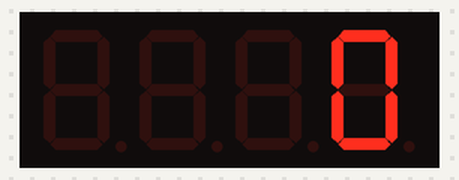
Recording of a sketch running on a simulated Arduino Uno, built with avr-gcc and run on an emulated ATmega328P. Shown: 4-digit seven-segment display.

Above: at 0.1 s.
At 4.2 s:
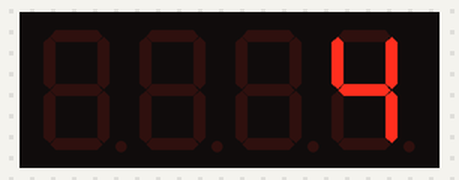
At 9.3 s:
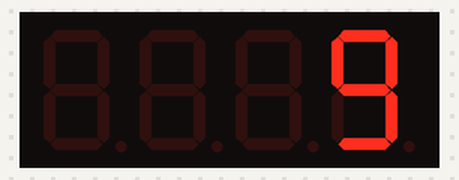
At 19.5 s:
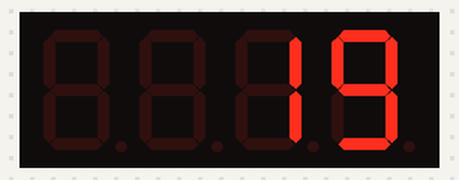
At 28.7 s:
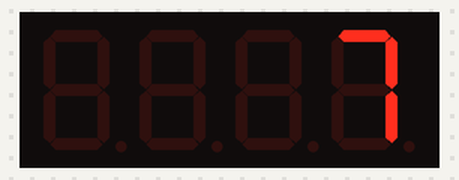
At 38.9 s:
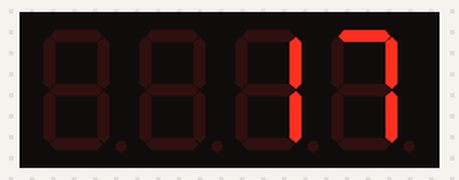

The sketch:

clock1_copy_20261025170412.ino
```cpp
#include <Arduino.h>
#include <TM1637Display.h>

// define the CLK and DIO
#define CLK 2
#define DIO 3

TM1637Display display(CLK, DIO);
// define the time
#define TEST_DELAY 15000
uint8_t allDigits[] = {0xff, 0xff, 0xff, 0xff};
uint8_t blank[] ={0x0, 0x0, 0x0, 0x0};

void setup() {

  display.setBrightness(0x0f);
}

void loop() {
 /* display.setSegments(blank);
  display.showNumberDec(125, false, 3,1);
  delay(TEST_DELAY);
  */
  for(int i=0; i<=20; i++){
    display.showNumberDec(i);
     delay(1000);
  }


/* for(int i=20; i>= 0; i--){
    display.showNumberDec(i);
  }
  delay(2000);

  display.setSegments(blank);
  display.showNumberDec(384, true);
  delay(TEST_DELAY);

  display.setSegments(blank);
  display.showNumberDec(6769, true);
  delay(1000);
     */
}
```

Measured:
- what the display in image 1 shows lasts 1.0 s, from 4.1 s to 5.1 s
